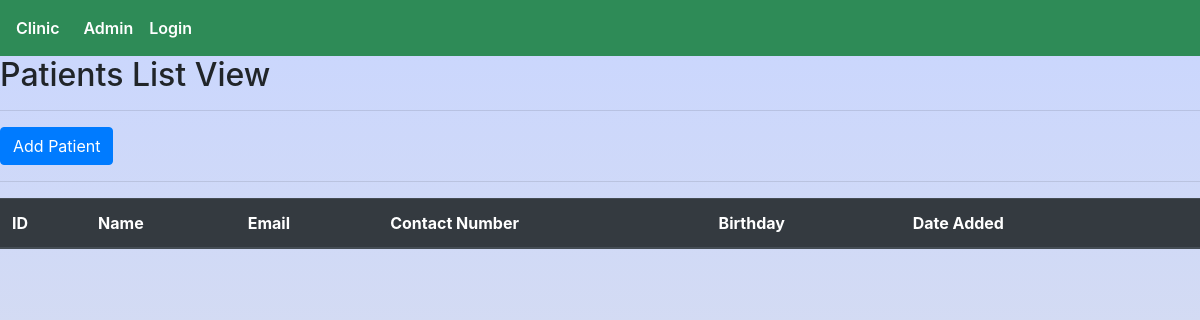
The app's page /patient/list/, older data.
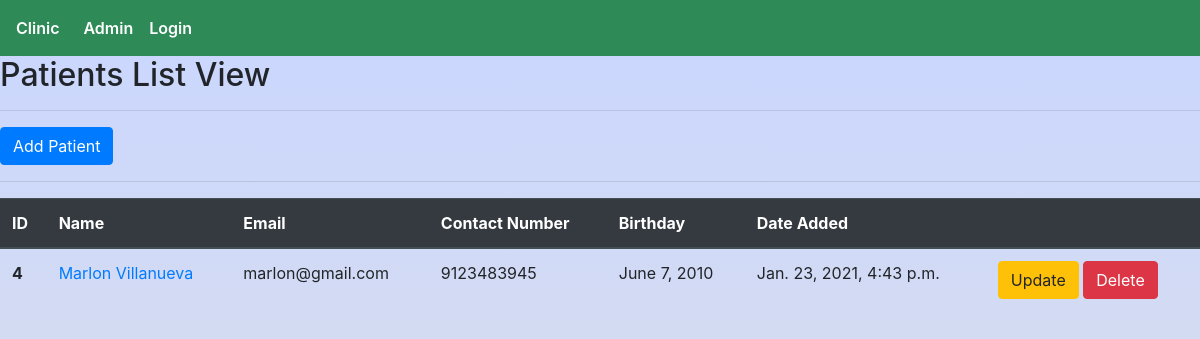
The same page, newer data.
### patient/models.py (models this page shows, shortened)
class Patient(models.Model):
    first_name = models.CharField(max_length=255)
    last_name = models.CharField(max_length=255)
    email = models.EmailField(unique=True)
    contact_number = models.IntegerField()
    birthday = models.DateField()
    created_on = models.DateTimeField(auto_now_add=True)
    profile_picture = models.ImageField(blank=True)

### patient/views.py (the view)
# urls.py: path('list/',views.PatientsListView.as_view(),name='list'),
class PatientsListView(generic.ListView):
    model = Patient
    context_object_name = 'patients'

### templates/patient/patient_list.html
{% extends 'core/base.html' %}
{% block head_block %}
{% load static %}
<link rel="stylesheet" href="#">
{% endblock head_block %}
{% block body_block %}
    <div>
        <h2>Patients List View</h2>
        <hr>
        <a href="{% url 'patient:create'%}" class="btn btn-primary"> Add Patient </a>
        <hr>
    </div>
    <div class="patients-list-container">
        <table class="table">
            <thead class="thead-dark">
            <tr>
                <th scope="col">ID</th>
                <th scope="col">Name</th>
                <th scope="col">Email</th>
                <th scope="col">Contact Number</th>
                <th scope="col">Birthday</th>
                <th scope="col">Date Added</th>
                <th scope="col"></th>
            </tr>
            </thead>
            <tbody>
            {% for patient in patients %}
            <tr>
                <th scope="row">{{ patient.id }}</th>
                <td><a href="{% url 'patient:detail' pk=patient.id%}">{{ patient.first_name | title }} {{ patient.last_name | title }}</a></td>
                <td>{{ patient.email }}</td>
                <td>{{ patient.contact_number }}</td>
                <td>{{ patient.birthday }}</td>
                <td>{{ patient.created_on }}</td>
                <td>
                    <a href="{% url 'patient:update' pk=patient.id%}" class="btn btn-warning">Update</a>
                    <a href="{% url 'patient:delete' pk=patient.id%}" class="btn btn-danger">Delete</a>
                </td>
            </tr>
            {% endfor %}
            </tbody>
        </table>
    </div>
{% endblock body_block %}

Row changes from the older to the newer data that the page shows:
added Patient: id "4", first_name "Marlon", last_name "Villanueva", email "marlon@gmail.com", contact_number "9123483945", birthday "June 7, 2010", created_on "Jan. 23, 2021, 4:43 p.m."
